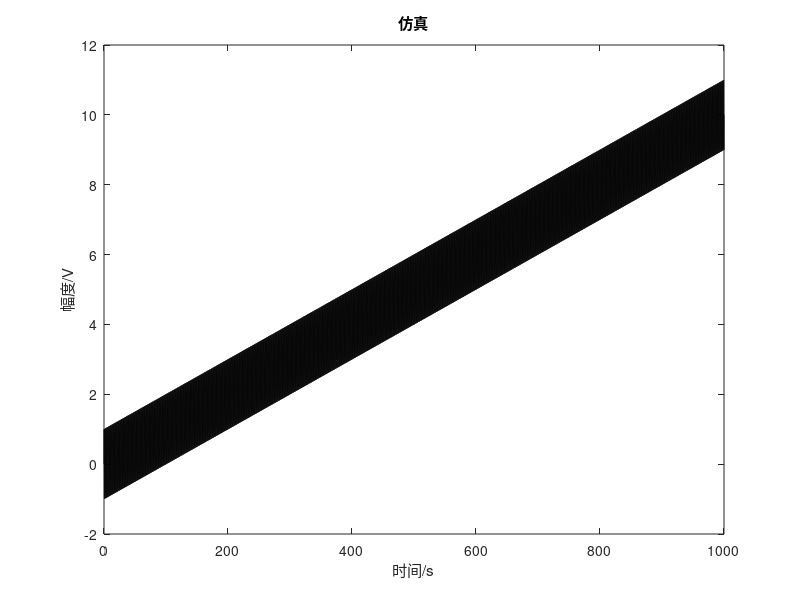
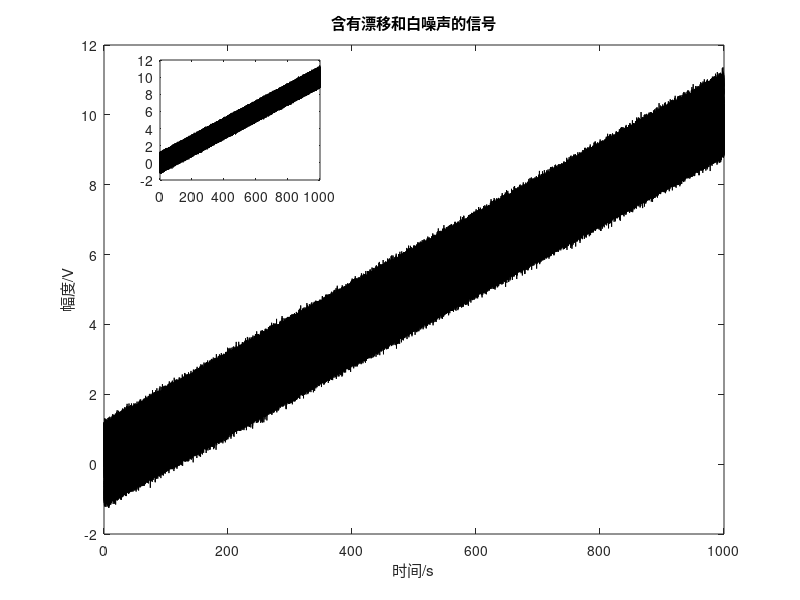

Source code (MATLAB) for these figures, in order: (Note: this script raises an error after producing the figures.)
clear;clc;close all;
t=0:0.001:1000; %t就是相当于一个数组[0.01, 0.02, 0.03,..., 9.98, 9.99, 10]
f=sin(2*pi*t)+0.01*t;
figure;
plot(t,f,'Color','k');
title('仿真');
xlabel('时间/s');
ylabel('幅度/V');


f_noise=awgn(f,20,0);%加噪声进去，分别是信号，信噪比，信号功率
figure;
plot(t,f_noise,'Color','k');
title('含有漂移和白噪声的信号');
xlabel('时间/s');
ylabel('幅度/V');
axes('position',[0.2,0.7,0.2,0.2]);%局部放大图位置
%axis([2213 2280 0.205 0.245]);%坐标范围设置
plot(t,f_noise,'Color','k');

f_noise_Denoise=filter(PYfilter1,f_noise);%滤波降噪
figure;
plot(t,f_noise_Denoise,'Color','k');
title('去噪后的信号');
xlabel('时间/s');
ylabel('幅度/V');
axes('position',[0.2,0.7,0.2,0.2]);%局部放大图位置
%axis([2213 2280 0.205 0.245]);%坐标范围设置
plot(t,f_noise_Denoise,'Color','k');
%% 做后续低通滤波的数据准备
f_LowPass=filter(PYfilter2,f_noise_Denoise);
figure;
plot(t,f_LowPass);
title('1');

%% 去噪算法
% f_noise_Denoise=f_noise_Denoise(1,1000000:end);
% f_LowPass=f_LowPass(1,1000000:end);
% b=length(f_LowPass);%求数组长度
% t=(1/1000:1/1000:b/1000);%生成x轴

% 仪器分辨率：0.5
drift=zeros(1,length(f_noise_Denoise));
for i = 1:length(f_noise_Denoise)-1
    if((f_noise_Denoise(1,i+1)-f_noise_Denoise(1,i))>0.0060)%0.5为传感器分辨率
        drift(1,i+1)=drift(1,i)+f_LowPass(1,i+1)-f_LowPass(1,i);
    end

    if((f_noise_Denoise(1,i+1)-f_noise_Denoise(1,i))<0.0060)%0.5为传感器分辨率
        drift(1,i+1)=drift(1,i)+f_noise_Denoise(1,i+1)-f_noise_Denoise(1,i);%更新漂移
    end

end
figure;
plot(t,drift,'Color','k');

figure;
y=f_noise_Denoise-f_LowPass;
plot(t,y,'Color','k');
title('去漂移后的信号');
xlabel('时间/s');
ylabel('幅度/V');
axes('position',[0.2,0.7,0.2,0.2]);%局部放大图位置
%axis([2213 2280 0.205 0.245]);%坐标范围设置
plot(t,y,'Color','k');